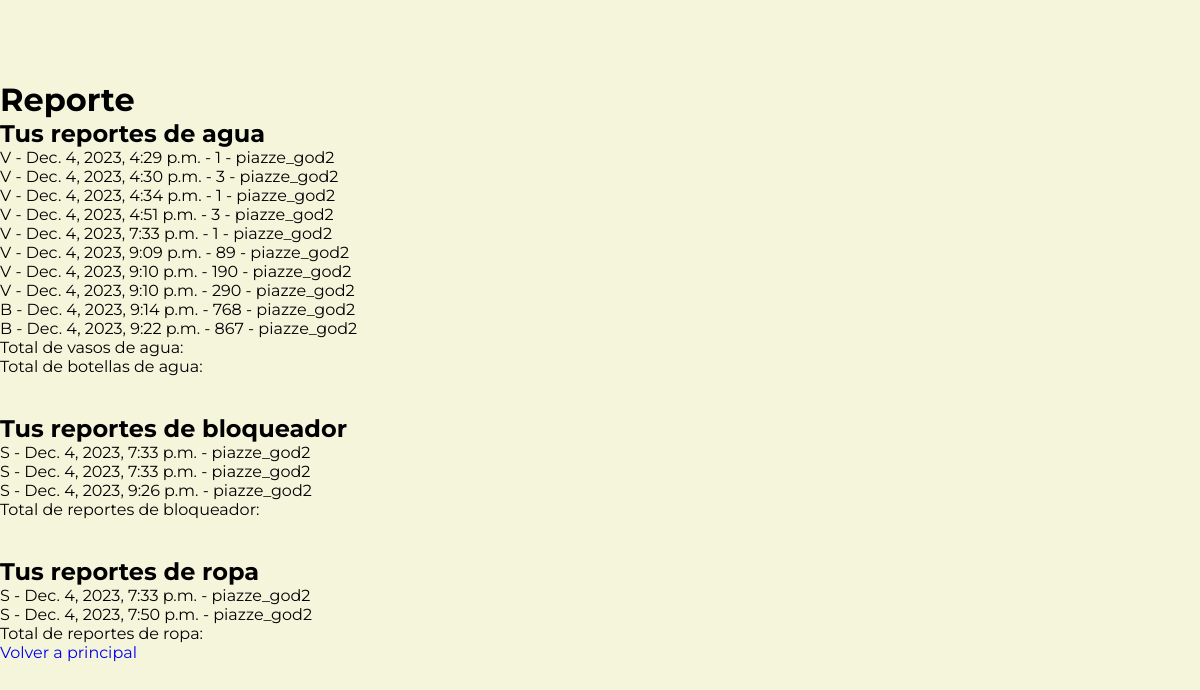
Screenshot of /registros/reporte/ (signed in) with the database file from the repository.
### registros/models.py (models this page shows, shortened)
class RegistroAgua(models.Model):
    usuario = models.ForeignKey(settings.AUTH_USER_MODEL, on_delete=models.CASCADE)
    fecha = models.DateTimeField(auto_now_add=True)
    cantidad_unidades = models.PositiveIntegerField()
    AGUA_CHOICES = [
        ('V', 'Vasos'),
        ('B', 'Botellas'),
    ]
    tipo_agua = models.CharField(max_length=1, choices=AGUA_CHOICES)
    def __str__(self):
        return f"{self.usuario.username} - {self.tipo_agua} - {self.fecha}"

class RegistroBloqueador(models.Model):
    usuario = models.ForeignKey(settings.AUTH_USER_MODEL, on_delete=models.CASCADE)
    fecha = models.DateTimeField(auto_now_add=True)
    BLOQUEADOR_CHOICES = [('S', 'Sí'), ('N', 'No')]
    confirmacion_bloqueador = models.CharField(max_length=1, choices=BLOQUEADOR_CHOICES)

class RegistroRopa(models.Model):
    usuario = models.ForeignKey(settings.AUTH_USER_MODEL, on_delete=models.CASCADE)
    fecha = models.DateTimeField(auto_now_add=True)
    ROPA_CHOICES = [('S', 'Sí'), ('N', 'No')]
    confirmacion_ropa = models.CharField(max_length=1, choices=ROPA_CHOICES)

### usuarios/models.py (models this page shows, shortened)
class UsuarioCustom(AbstractUser):
    nombre = models.CharField(max_length=20)
    apellido = models.CharField(max_length=30)
    correo = models.EmailField(blank=False, default='')
    edad = models.PositiveIntegerField(null=True, blank=True, default=None)
    SEXO_CHOICES = [
        ("M", "Masculino"), ("F", "Femenino"), ("O", "Otro")
    ]
    sexo = models.CharField(max_length=1, choices=SEXO_CHOICES, default="O")
    peso = models.PositiveIntegerField(verbose_name="Peso (kg)", null=True, blank=True, default=None)
    altura = models.FloatField(verbose_name="Altura (m)", help_text="Utilice comas. Formato X,XX", null=True, blank=True, default=None)
    ciudad = models.CharField(max_length=20, null=True, blank=True, default=None)
    USERNAME_FIELD = 'username'
    REQUIERED_FIELDS = ['username', 'first_name', 'last_name']

### registros/views.py (the view)
# urls.py: path('reporte/', reporte, name='reporte'),
def reporte(request):
    if request.method == "POST":
        if 'agua_form' in request.POST:
            form = AguaForm(request.POST)
            if form.is_valid():
                registro = form.save(commit=False)
                registro.usuario = request.user
                registro.save()
                return redirect('reporte')
        elif 'bloqueador_form' in request.POST:
            form = BloqueadorForm(request.POST)
            if form.is_valid():
                registro = form.save(commit=False)
                registro.usuario = request.user
                registro.save()
                return redirect('reporte')
        elif 'ropa_form' in request.POST:
            form = RopaForm(request.POST)
            if form.is_valid():
                registro = form.save(commit=False)
                registro.usuario = request.user
                registro.save()
                return redirect('reporte')
    else:
        agua_form = AguaForm()
        bloqueador_form = BloqueadorForm()
        ropa_form = RopaForm()
    reportes_agua = RegistroAgua.objects.filter(usuario=request.user)
    reportes_bloqueador = RegistroBloqueador.objects.filter(usuario=request.user)
    reportes_ropa = RegistroRopa.objects.filter(usuario=request.user)
    reportes_agua_data = [{'tipo_agua': r.tipo_agua, 'fecha': r.fecha, 'cantidad_unidades': r.cantidad_unidades, 'nombre_usuario': r.usuario.username} for r in reportes_agua]
    reportes_bloqueador_data = [{'confirmacion_bloqueador': r.confirmacion_bloqueador, 'fecha': r.fecha, 'nombre_usuario': r.usuario.username} for r in reportes_bloqueador]
    reportes_ropa_data = [{'confirmacion_ropa': r.confirmacion_ropa, 'fecha': r.fecha, 'nombre_usuario': r.usuario.username} for r in reportes_ropa]
    print(reportes_agua)
    return render(request, 'reporte.html', {
        'agua_form': agua_form,
        'bloqueador_form': bloqueador_form,
        'ropa_form': ropa_form,
        'reportes_agua': reportes_agua_data,
        'reportes_bloqueador': reportes_bloqueador_data,
        'reportes_ropa': reportes_ropa_data,
    })

### usuarios/templates/reporte.html (shortened to what this page needs)
{% load static %}
<!DOCTYPE html>
<html lang="en" dir="ltr">
<head>
    <link rel="stylesheet" href="{% static 'css/reporte.css' %}">
    <link href='https://unpkg.com/boxicons@2.1.4/css/boxicons.min.css' rel='stylesheet'>
</head>
{% block content %}
<body>
    <nav>
    </nav>
    <div class="container-form">
        <div class="Profile">
            <h1>Reporte</h1>
        </div>
        <div class="formulario">
            <div class="formulario1">
                <h2>Tus reportes de agua</h2>
                <ul>
                    {% for reporte in reportes_agua %}
                        <p>{{ reporte.tipo_agua }} - {{ reporte.fecha }} - {{ reporte.cantidad_unidades }} - {{ reporte.nombre_usuario }}</p>
                    {% endfor %}
                </ul>
                Total de vasos de agua: {{ vasos_totales }}
                <p>Total de botellas de agua: {{ botellas_totales }}</p>
            </div>
            <br>
            <br>
            <div class="formulario2">
                <h2>Tus reportes de bloqueador</h2>
                <ul>
                    {% for reporte in reportes_bloqueador %}
                        <p>{{ reporte.confirmacion_bloqueador }} - {{ reporte.fecha }} - {{ reporte.nombre_usuario }}</p>
                    {% endfor %}
                </ul>
                <p>Total de reportes de bloqueador: {{ total_bloqueador }}</p>
            </div>
            <br>
            <br>
            <div class="formulaio3">
                <h2>Tus reportes de ropa</h2>
                <ul>
                    {% for reporte in reportes_ropa %}
                        <p>{{ reporte.confirmacion_ropa }} - {{ reporte.fecha }} - {{ reporte.nombre_usuario }}</p>
                    {% endfor %}
                </ul>
                <p>Total de reportes de ropa: {{ total_ropa }}</p>
            </div>
        </div>
        <a href="{% url 'principal' %}">Volver a principal</a>
    </div>
    <pre>
    </pre>
</body>
{% endblock %}
</html>

### usuarios/static/css/reporte.css (style rules this page uses)
* { padding: 0; margin: 0; text-decoration: none; list-style: none; box-sizing: border-box; }
body { font-family: montserrat; background-color: #F5F5DC; }
nav { background-image: url('https://img.freepik.com/foto-gratis/fondo-o-textura-grunge-fondo-pared-verde-oscuro_1258-108737.jpg'); height: 80px; width: 100%; }

### rows the page displays
RegistroAgua: fecha "Dec. 4, 2023, 4:29 p.m."
UsuarioCustom: nombre_usuario "piazze_god2" "piazze_god2" "piazze_god2" "piazze_god2" "piazze_god2" "piazze_god2" "piazze_god2" "piazze_god2" "piazze_god2" "piazze_god2", nombre_usuario "piazze_god2" "piazze_god2" "piazze_god2", nombre_usuario "piazze_god2" "piazze_god2"
RegistroAgua: fecha "Dec. 4, 2023, 4:30 p.m."
RegistroAgua: fecha "Dec. 4, 2023, 4:34 p.m."
RegistroAgua: fecha "Dec. 4, 2023, 4:51 p.m."
RegistroAgua: fecha "Dec. 4, 2023, 7:33 p.m."
RegistroAgua: fecha "Dec. 4, 2023, 9:09 p.m."
RegistroAgua: fecha "Dec. 4, 2023, 9:10 p.m."
RegistroAgua: fecha "Dec. 4, 2023, 9:10 p.m."
RegistroAgua: fecha "Dec. 4, 2023, 9:14 p.m."
RegistroAgua: fecha "Dec. 4, 2023, 9:22 p.m."
RegistroBloqueador: fecha "Dec. 4, 2023, 7:33 p.m."
RegistroBloqueador: fecha "Dec. 4, 2023, 7:33 p.m."
RegistroBloqueador: fecha "Dec. 4, 2023, 9:26 p.m."
RegistroRopa: fecha "Dec. 4, 2023, 7:33 p.m."
RegistroRopa: fecha "Dec. 4, 2023, 7:50 p.m."

### other values shown
{{ reporte.tipo_agua }} "V" "V" "V" "V" "V" "V" "V" "V" "B" "B"
{{ reporte.cantidad_unidades }} "1" "3" "1" "3" "1" "89" "190" "290" "768" "867"
{{ reporte.confirmacion_bloqueador }} "S" "S" "S"
{{ reporte.confirmacion_ropa }} "S" "S"
